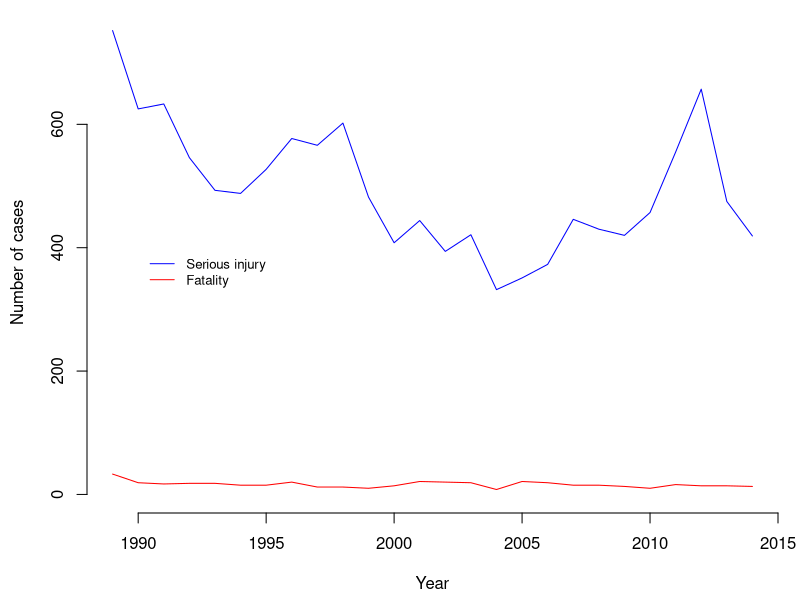

The R script that drew this image:
## ---- chunk 1
# Load the data
p <- read.csv('pedal-cyclist-casualties-ksi.csv')

# Include the table 
knitr::kable(p[,1:6])
## ---- chunk 2
par(oma = c(.1,.1,.1,.1), mai=c(.85,.85,.1,.2))
plot(p$Year, p$Serious, type='l', bty='n', col='blue',
     ylab = 'Number of cases',
     xlab = 'Year',
     ylim = c(0, max(p$Serious)))
lines(p$Year, p$Fatal, col='red')
legend(1990,400,legend = c('Serious injury', 'Fatality'), col=c('blue', 'red'), lty=1, bty='n', cex=.8)
